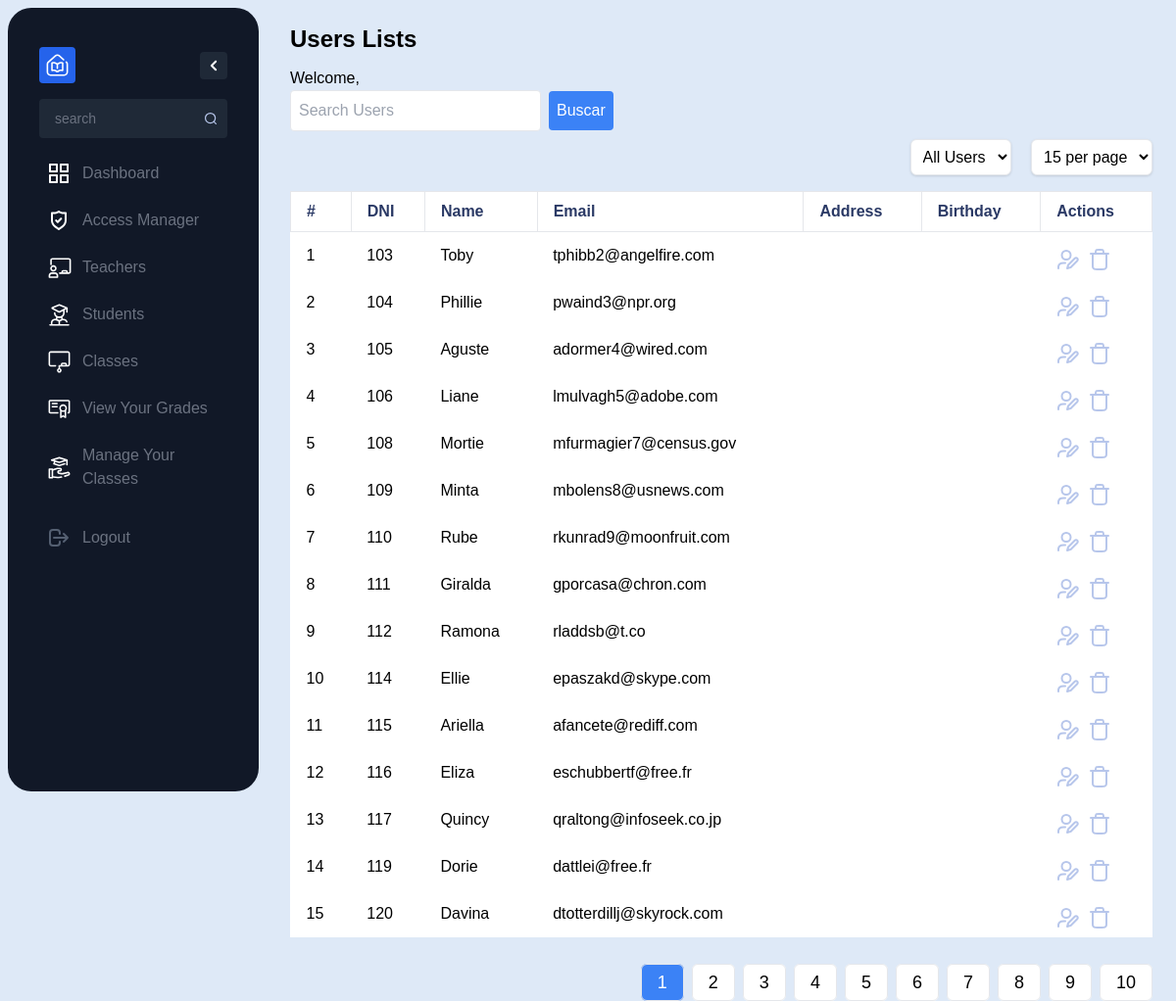
/src/view/users_list.php, run on an earlier commit of the app's database.
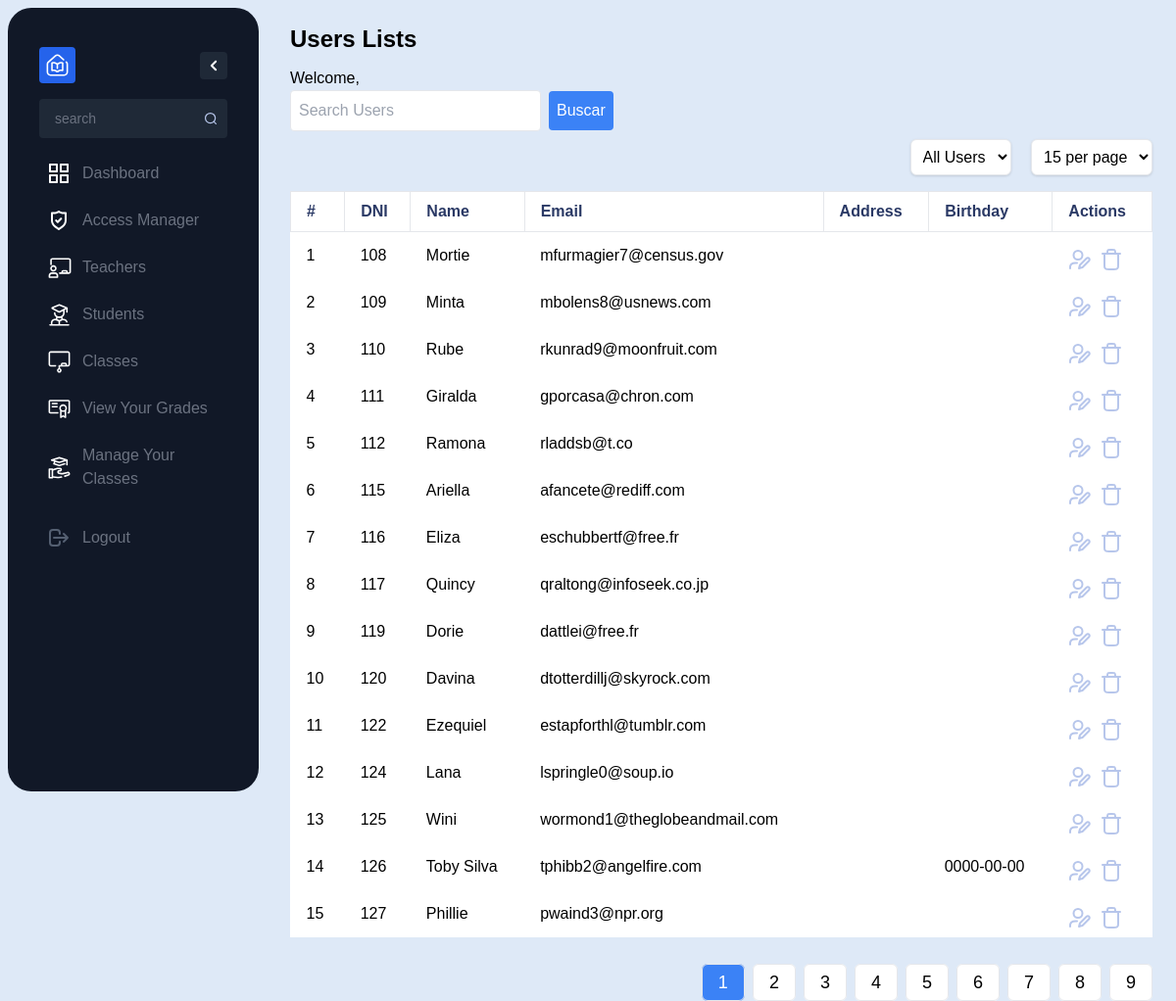
And on a later commit of the database.
### tables this page shows
CREATE TABLE `users` (
  `id` int(11) NOT NULL,
  `username` varchar(50) NOT NULL,
  `password` varchar(50) NOT NULL,
  `email` varchar(100) DEFAULT NULL,
  `roleId` int(11) DEFAULT NULL,
  `name` varchar(255) DEFAULT NULL,
  `address` varchar(255) DEFAULT NULL,
  `birthday` date DEFAULT NULL,
  `photo` varchar(255) DEFAULT NULL
);

### src/Model/userListActions.php (called while the page is built, shortened)
<?php
require_once __DIR__ . '/../Controller/AdminController.php';
function getUserTypeName($userType)
{
    switch ($userType) {
        default:
            return "Users";
    }
}
$adminController = new AdminController();
$userType = $_GET['user_type'] ?? 'all';
$resultsPerPage = $_GET['results_per_page'] ?? 15;
$currentPage = $_GET['page'] ?? 1;
$searchTerm = $_GET['search'] ?? '';
$users = $adminController->getUsersByPage($currentPage, $userType, $resultsPerPage, $searchTerm);
$totalUsers = $adminController->getAllUsers($userType);
$totalPages = ceil($totalUsers / $resultsPerPage);
?>

### src/Controller/AdminController.php (called while the page is built, shortened)
<?php
class AdminController extends UserController
{
  public function getAllUsers($userType = 'all')
  {
    try {
      $db = $this->connectDB();
      if ($userType === 'all') {
        $query = $db->query("SELECT COUNT(*) as count FROM users");
      } else {
        $stmt = $db->prepare("SELECT COUNT(*) as count FROM users WHERE roleId = :userType");
        $stmt->bindParam(':userType', $userType, PDO::PARAM_INT);
        $stmt->execute();
        return $stmt->fetch(PDO::FETCH_ASSOC)['count'];
      }
      $result = $query->fetch(PDO::FETCH_ASSOC);
      return $result['count'];
    } catch (Exception $e) {
      die('Erro: ' . $e->getMessage());
    }
  }
  public function getUsersByPage($page, $userType = 'all', $resultsPerPage = 10, $searchTerm = '')
  {
    $start = ($page - 1) * $resultsPerPage;
    try {
      $db = $this->connectDB();
      $userTypeCondition = '';
      if ($searchTerm) {
        $searchTerm = '%' . $searchTerm . '%';
        $query = $db->prepare("SELECT * FROM users WHERE name LIKE :searchTerm $userTypeCondition LIMIT :start, :limit");
        $query->bindParam(':searchTerm', $searchTerm, PDO::PARAM_STR);
      } else {
        $query = $db->prepare("SELECT * FROM users WHERE 1 = 1 $userTypeCondition LIMIT :start, :limit");
      }
      $query->bindParam(':start', $start, PDO::PARAM_INT);
      $query->bindParam(':limit', $resultsPerPage, PDO::PARAM_INT);
      $query->execute();
      return $query->fetchAll(PDO::FETCH_ASSOC);
    } catch (Exception $e) {
      die('Erro: ' . $e->getMessage());
    }
  }
}

### src/View/users_list.php (the view, shortened to what this page needs)
<?php
require_once __DIR__ . '../../Model/userListActions.php'
?>
<!DOCTYPE html>
<html lang="en">
<head>
    <link href="/dist/output.css" rel="stylesheet">
</head>
<body class="flex">
    <nav>
        <?php include __DIR__ . '/sidebar.php'; ?>
    <div class="rounded-lg  p-6 w-screen  h-screen flex flex-col">
        <div>
            <h1 class="text-2xl font-semibold mb-3"><?php echo getUserTypeName($userType); ?> Lists</h1>
            <p>
                Welcome,
            </p>
            <div class="flex items-center mb-2">
                <input type="text" id="searchInput" class="p-2 w-64  border rounded" placeholder="Search Users">
                <button id="searchButton" class="ml-2 bg-blue-500 text-white p-2 rounded">Buscar</button>
            </div>
        </div>
        <div class="mb-4" style="text-align: right;">
            <div class="inline-block mr-4">
                <select id="userTypeFilter" class="bg-white border rounded-md p-2 shadow">
                    <option value="all" <?= ($userType == 'all') ? 'selected' : '' ?>>All Users</option>
                </select>
            </div>
            <div class="inline-block">
                <select id="resultsPerPage" class="bg-white border rounded-md p-2 shadow">
                    <option value="15" <?= ($resultsPerPage == 15) ? 'selected' : '' ?>>15 per page</option>
                </select>
            </div>
        </div>
        <table class="bg-white mb-4">
            <thead class="text-primaria border-none">
                <th class="py-2 px-4 border text-left">#</th>
                <th class="py-2 px-4 border text-left">DNI</th>
                <th class="py-2 px-4 border text-left">Name</th>
                <th class="py-2 px-4 border text-left">Email</th>
                <th class="py-2 px-4 border text-left">Address</th>
                <th class="py-2 px-4 border text-left">Birthday</th>
                <th class="py-2 px-4 border text-left">Actions</th>
            </thead>
            <tbody class="bg-white rounded-lg">
                <?php
                $count = 1;
                foreach ($users as $user) { ?>
                    <tr class="space-y-2">
                        <td class="py-2 px-4"><?= $count++; ?></td>
                        <td class="py-2 px-4 mb-64"><?= $user["id"]; ?></td>
                        <td class="py-2 px-4"><?= $user["name"]; ?></td>
                        <td class="py-2 px-4"><?= $user["email"]; ?></td>
                        <td class="py-2 px-4"><?= $user["address"]; ?></td>
                        <td class="py-2 px-4"><?= $user["birthday"]; ?></td>
                        <td class="py-2 px-4 flex space-x-2">
                            <a class="edit-button" href="edit_users.php?id=<?= $user['id'] ?>">
                                <img src="/assets/user-edit.svg" alt="Editar">
                            </a>
                            <a href="/src/Model/deleteUsers.php?id=<?= $user['id'] ?>">
                                <img src="/assets/trash-02.svg" alt="Deletar">
                            </a>
                        </td>
                    </tr>
                <?php } ?>
            </tbody>
        </table>
        <div class="flex justify-end mt-4">
            <ul class="pagination flex space-x-2">
                <?php for ($i = 1; $i <= $totalPages; $i++) : ?>
                    <li class="page-item">
                        <a class="page-link text-lg px-4 py-2 border rounded-md transition duration-150 <?= ($currentPage == $i) ? 'bg-blue-500 text-white' : 'bg-white hover:bg-gray-200' ?>" href="?page=<?= $i ?>"><?= $i ?></a>
                    </li>
                <?php endfor; ?>
            </ul>
        </div>
    </div>
</body>
</html>

### src/View/sidebar.php (shortened to what this page needs)
<body>
    <nav id="sidebar" class="contracted-nav h-screen w-64 p-2  m-2 rounded-3xl bg-gray-900">
        <div>
            <div class="px-6 pt-8">
                <div class="flex items-center justify-between">
                    <a href="#" class="bg-blue-600 p-1.5 rounded flex items-center justify-center">
                    </a>
                    <button class="flex items-center justify-center p-0.5 rounded bg-gray-800" href="#">
                    </button>
                </div>
            </div>
            <div>
                <div class="px-6 pt-4 sidebar-hideable">
                    <input type="text" class=" sidebar-hideable w-full rounded px-4 py-2.5 text-sm font-light bg-gray-800 text-gray-400 placeholder-gray-500" placeholder="search" />
                </div>
            </div>
            <div class="px-6 pt-4">
                <ul class="flex flex-col space-y-2">
                    <li class="relative text-gray-500 hover:text-white focus-within:text-white">
                        <div class="absolute inset-y-0 left-0 flex items-center pl-2  pointer-events-none">
                        </div>
                        <a href="/index.php" class="inline-block w-full py-2 pl-11 pr-4 text-md rounded hover:bg-gray-800 focus:outline-none focus:ring-1 focus:ring-gray-500 focus:bg-gray-800 ">
                            <p class="sidebar-hideable">Dashboard</p>
                        </a>
                    </li>
                    <li class="relative text-gray-500 hover:text-white focus-within:text-white">
                        <div class="absolute inset-y-0 left-0 flex items-center pl-2  pointer-events-none">
                        </div>
                        <a href="/src/view/users_list.php" class="inline-block w-full py-2 pl-11 pr-4 text-md rounded hover:bg-gray-800 focus:outline-none focus:ring-1 focus:ring-gray-500 focus:bg-gray-800 ">
                            <p class="sidebar-hideable">Access Manager</p>
                        </a>
                    </li>
                    <li class="relative text-gray-500 hover:text-white focus-within:text-white">
                        <div class="absolute inset-y-0 left-0 flex items-center pl-2  pointer-events-none">
                        </div>
                        <a href="/src/view/users_list.php" class="inline-block w-full py-2 pl-11 pr-4 text-md rounded hover:bg-gray-800 focus:outline-none focus:ring-1 focus:ring-gray-500 focus:bg-gray-800 ">
                            <p class="sidebar-hideable">Teachers</p>
                        </a>
                    </li>
                    <li class="relative text-gray-500 hover:text-white focus-within:text-white">
                        <div class="absolute inset-y-0 left-0 flex items-center pl-2  pointer-events-none">
                        </div>
                        <a href="/src/view/users_list.php" class="inline-block w-full py-2 pl-11 pr-4 text-md rounded hover:bg-gray-800 focus:outline-none focus:ring-1 focus:ring-gray-500 focus:bg-gray-800 ">
                            <p class="sidebar-hideable">Students</p>
                        </a>
                    </li>
                    <li class="relative text-gray-500 hover:text-white focus-within:text-white">
                        <div class="absolute inset-y-0 left-0 flex items-center pl-2  pointer-events-none">
                        </div>
                        <a href="/src/view/courses_list.php" class="inline-block w-full py-2 pl-11 pr-4 text-md rounded hover:bg-gray-800 focus:outline-none focus:ring-1 focus:ring-gray-500 focus:bg-gray-800 ">
                            <p class="sidebar-hideable">Classes</p>
                        </a>
                    </li>
                    <li class="relative text-gray-500 hover:text-white focus-within:text-white">
                        <div class="absolute inset-y-0 left-0 flex items-center pl-2  pointer-events-none">
                        </div>
                        <a href="#" class="inline-block w-full py-2 pl-11 pr-4 text-md rounded hover:bg-gray-800 focus:outline-none focus:ring-1 focus:ring-gray-500 focus:bg-gray-800 ">
                            <p class="sidebar-hideable">View Your Grades</p>
                        </a>
                    </li>
                    <li class="relative text-gray-500 hover:text-white focus-within:text-white">
                        <div class="absolute inset-y-0 left-0 flex items-center pl-2  pointer-events-none">
                        </div>
                        <a href="#" class="inline-block w-full py-2 pl-11 pr-4 text-md rounded hover:bg-gray-800 focus:outline-none focus:ring-1 focus:ring-gray-500 focus:bg-gray-800 ">
                            <p class="sidebar-hideable">Manage Your Classes</p>
                        </a>
                    </li>
                </ul>
            </div>
        </div>
        <div class="flex items-baseline mt-[20px] ml-6 h-[alturaDesejada]">
            <div class="relative text-gray-500 hover:text-white focus-within:text-white">
                <div class="absolute inset-y-0 left-0 flex items-center pl-2  pointer-events-none">
                </div>
                <a href="/src/Model/logout.php" class="inline-block w-full py-2 pl-11 pr-4 text-md rounded hover:bg-gray-800 focus:outline-none focus:ring-1 focus:ring-gray-500 focus:bg-gray-800 ">
                    <p class="sidebar-hideable">Logout</p>
                </a>
            </div>
        </div>
    </nav>
</body>
</html>

What changed in the data, as far as the page shows it:
removed users: id "103", name "Toby", email "tphibb2@angelfire.com"
removed users: id "104", name "Phillie", email "pwaind3@npr.org"
removed users: id "105", name "Aguste", email "adormer4@wired.com"
removed users: id "106", name "Liane", email "lmulvagh5@adobe.com"
removed users: id "114", name "Ellie", email "epaszakd@skype.com"
now on this page (row unchanged): users: id "122", name "Ezequiel", email "estapforthl@tumblr.com"
now on this page (row unchanged): users: id "124", name "Lana", email "lspringle0@soup.io"
now on this page (row unchanged): users: id "125", name "Wini", email "wormond1@theglobeandmail.com"
now on this page (row edited): users: id "126", name "Toby Silva", email "tphibb2@angelfire.com", birthday "0000-00-00"
now on this page (row unchanged): users: id "127", name "Phillie", email "pwaind3@npr.org"
Also different on the page:
list line gone: "10"
